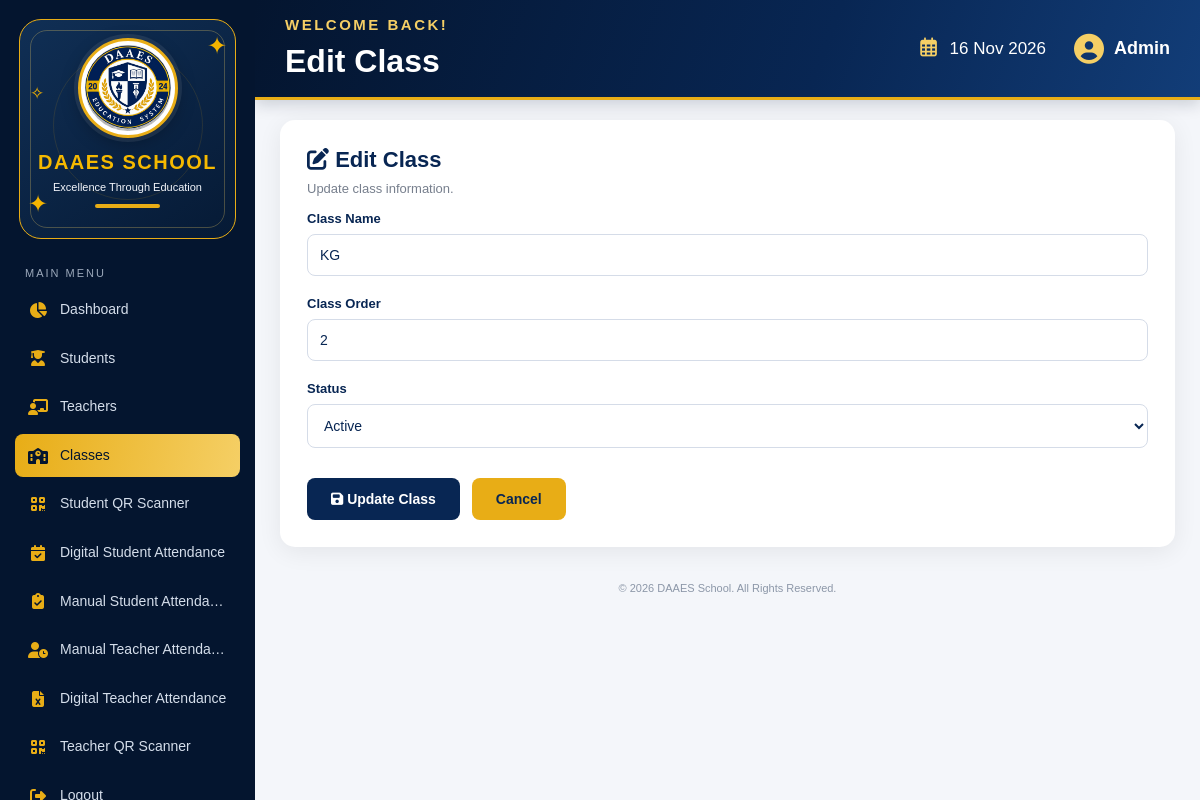
Screenshot of /classes/edit_class.php?id=2 with the database file from the repository.
### tables this page shows
CREATE TABLE `classes` (
  `id` int(11) NOT NULL,
  `class_name` varchar(100) NOT NULL,
  `class_order` int(11) NOT NULL,
  `status` enum('active','inactive') DEFAULT 'active'
);

### classes/edit_class.php (the view, shortened to what this page needs)
<?php
include '../config/database.php';
function e($value) {
    return htmlspecialchars((string)($value ?? ''), ENT_QUOTES, 'UTF-8');
}
$id = (int)($_GET['id'] ?? 0);
$stmt = $conn->prepare("SELECT * FROM classes WHERE id = ?");
$stmt->bind_param("i", $id);
$stmt->execute();
$result = $stmt->get_result();
$class = $result->fetch_assoc();
?>
<div class="form-card">
    <h2>
        <i class="fas fa-edit"></i>
        Edit Class
    </h2>
    <p class="page-description">
        Update class information.
    </p>
    <form method="POST">
        <div class="form-grid">
            <div class="form-group full-width">
                <label>Class Name</label>
                <input
                    type="text"
                    name="class_name"
                    value="<?php echo e($_POST['class_name'] ?? $class['class_name']); ?>"
                    required
                >
            </div>
            <div class="form-group full-width">
                <label>Class Order</label>
                <input
                    type="number"
                    name="class_order"
                    min="1"
                    value="<?php echo e($_POST['class_order'] ?? $class['class_order']); ?>"
                    required
                >
            </div>
            <div class="form-group full-width">
                <label>Status</label>
                <select name="status" required>
                    <option value="active"
                        <?php echo (($_POST['status'] ?? $class['status']) === 'active') ? 'selected' : ''; ?>>
                        Active
                    </option>
                </select>
            </div>
        </div>
        <div class="buttons">
            <button type="submit" class="btn-primary">
                <i class="fas fa-save"></i> Update Class
            </button>
            <a href="classes.php" class="btn btn-secondary">
                Cancel
            </a>
        </div>
    </form>
</div>
<?php
include __DIR__ . '/../admin/layouts/admin_layout.php';?>

### assets/css/style.css (style rules this page uses)
:root { --navy: #082653; --navy-light: #123d78; --gold: #e8ad16; --gold-light: #f5cf65; --background: #f3f5fa; --white: #ffffff; --text: #082653; --muted: #777f8d; --border: #d5dce8; --success-bg: #e5f8ec; --success-text: #176b36; --error-bg: #ffe8e8; --error-text: #b42323; --shadow: 0 5px 25px rgba(0,0,0,.07); }
* { margin: 0; padding: 0; box-sizing: border-box; }
body { min-height: 100vh; padding: 25px; font-family: Arial, sans-serif; background: var(--background); color: var(--text); }
.card, .cyber-card, .form-card { background: var(--white); padding: 27px; border-radius: 15px; margin-bottom: 25px; box-shadow: var(--shadow); }
.card h2, .cyber-card h2, .form-card h2 { color: var(--navy); font-size: 22px; margin-bottom: 20px; }
.page-description { color: var(--muted); font-size: 13px; margin-top: -12px; margin-bottom: 15px; }
.form-grid { display: grid; grid-template-columns: repeat(2, minmax(0, 1fr)); gap: 15px 18px; }
.form-group { display: flex; flex-direction: column; min-width: 0; }
.form-group label, label { display: block; color: var(--navy); font-size: 13px; font-weight: 600; margin-bottom: 8px; }
input, select, textarea { display: block; width: 100%; min-width: 0; padding: 12px; margin-bottom: 15px; border: 1px solid var(--border); border-radius: 8px; background: var(--white); color: var(--text); font-family: inherit; font-size: 14px; outline: none; }
.form-group input, .form-group select, .form-group textarea { margin-bottom: 5px; }
input::placeholder, textarea::placeholder { color: #9aa3b1; }
select option { background: var(--white); color: var(--navy); }
.full-width { grid-column: 1 / -1; }
button, .btn, .btn-neon { display: inline-block; padding: 13px 24px; border: none; border-radius: 8px; background: var(--gold); color: var(--navy); font-family: inherit; font-size: 14px; font-weight: 700; text-decoration: none; cursor: pointer; transition: .25s ease; }
.btn-primary { background: var(--navy); color: var(--white); }
.btn-secondary { background: var(--gold); color: var(--navy); }
.buttons { display: flex; align-items: center; gap: 12px; flex-wrap: wrap; margin-top: 25px; }
a { color: var(--navy); }

### assets/css/dashboard-layout.css (style rules this page uses)
* { box-sizing: border-box; }
.dashboard-body { padding: 0; margin: 0; min-height: 100vh; height: 100vh; overflow: hidden; background: #f4f6fa; }

### rows the page displays
classes: class_name "KG", class_order "2", status "Active"

### other values shown
$page_title "Edit Class"
